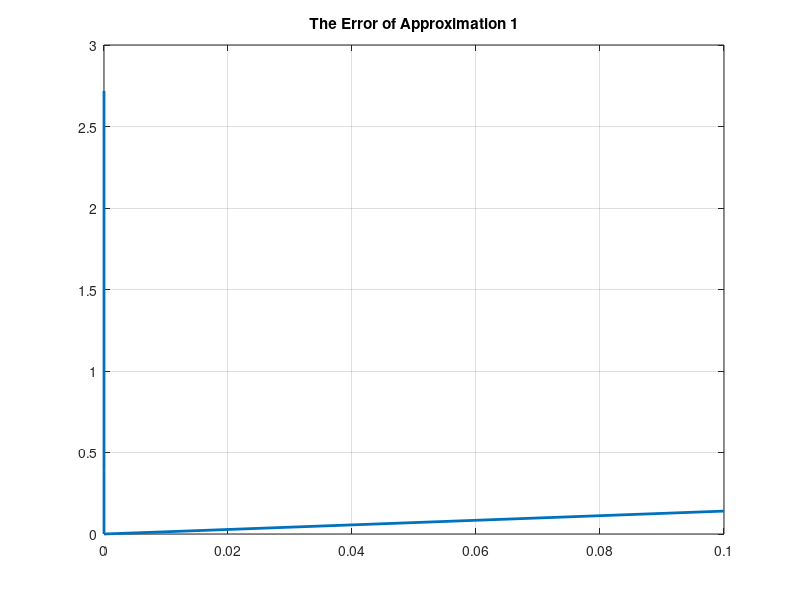
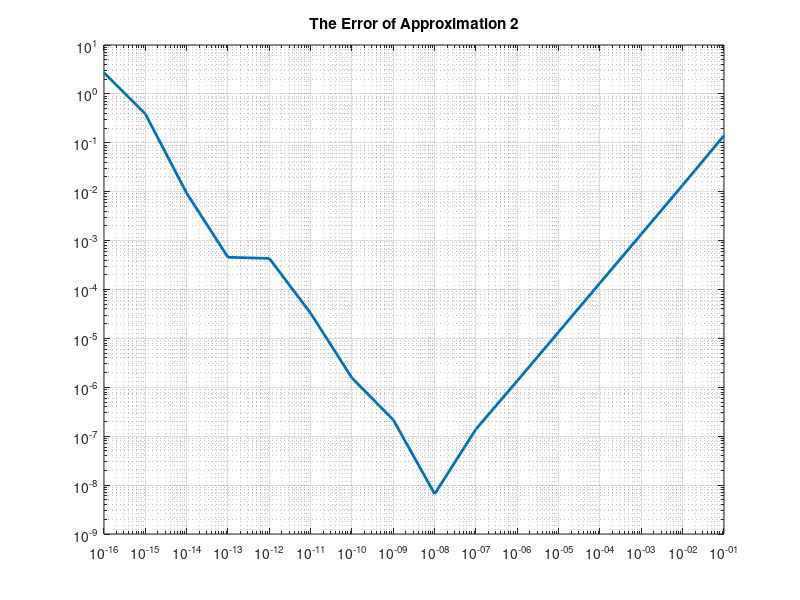

MATLAB code to generate these figures, in order:
%%
% TRAM LE
% 
% HOMEWORK 3: MATLAB functions
%%
clear all
format long

f = @(x) exp(x);
derivativeF = @(x,h) ((f(x+h) - f(x)) / h);
x = 1;
% power
n = 1:16;
% crate h
h = 10.^(-n);

%initilize vector and store error
E = zeros(size(n));


for i = 1:length(n)
    % cal df for h 10^-n
    y = derivativeF(x, h(i));
    % cal Error and store at index
    E(i) = abs(f(x) - y);
    
end

figure(1)
plot(h,E,'LineWidth',2)
grid
title('The Error of Approximation 1')


figure(2)
loglog(h,E,'LineWidth',2)
title('The Error of Approximation 2')
grid

%%